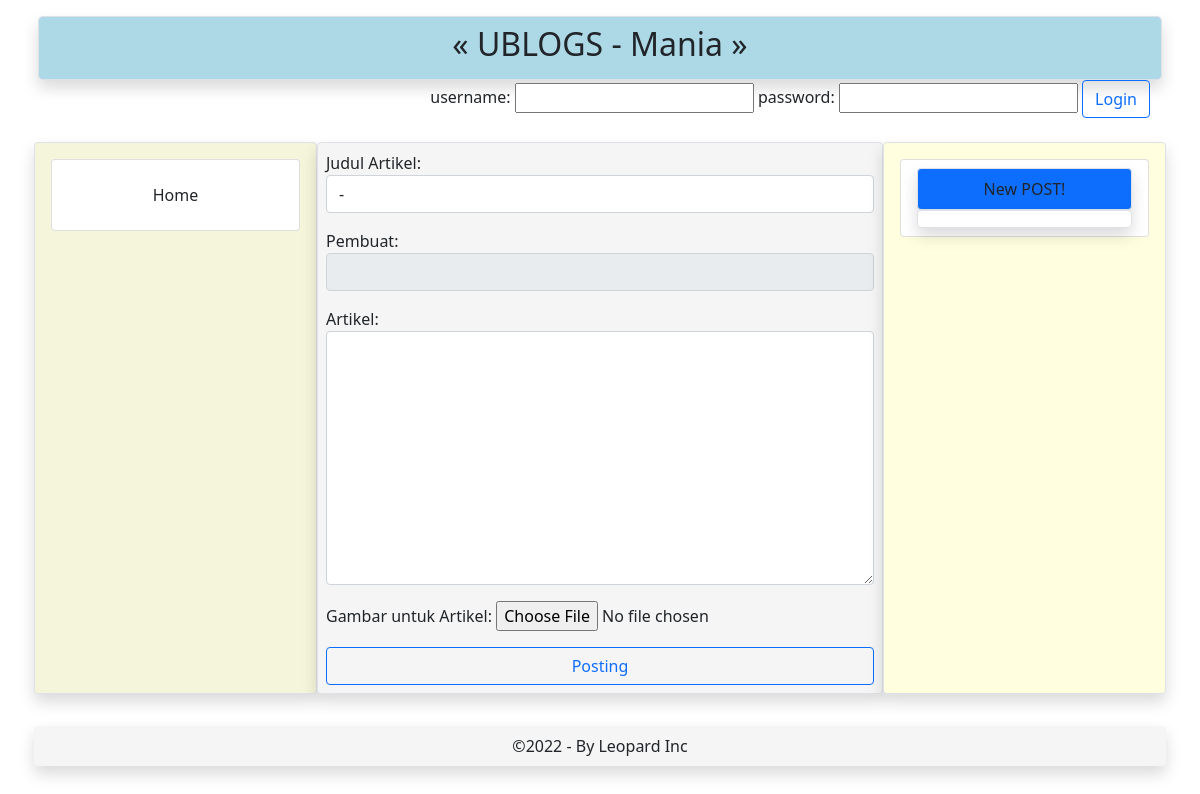
The page /blogs/b/i/ on the database as committed earlier.
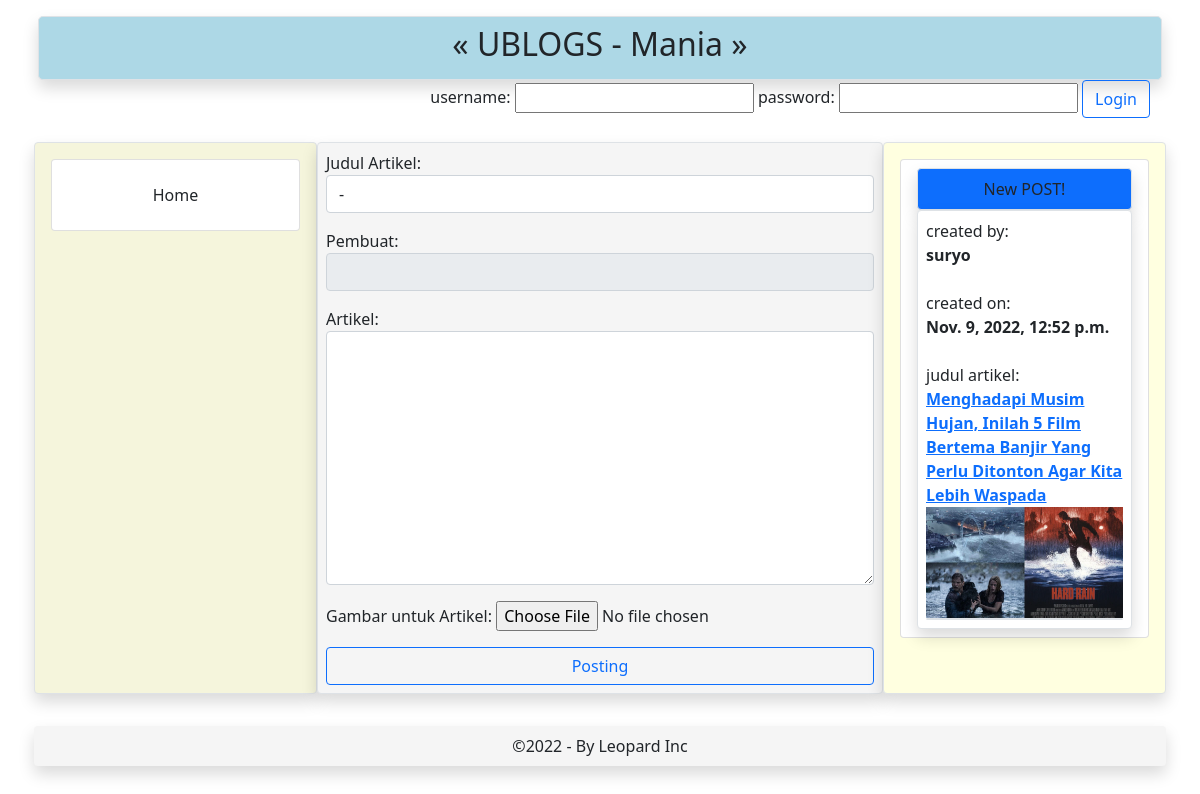
The same page on the database as committed later.
### blogs/models.py (models this page shows, shortened)
class MyBlog(models.Model):
	judul = models.CharField(verbose_name="Judul Artikel",max_length=200,null=False,blank=False,default="-")
	creator = models.CharField(verbose_name="Pembuat",max_length=200,null=False,blank=False,default="-")
	paragrafs = models.TextField(verbose_name="Artikel",max_length=5000)
	tanggalbuat = models.DateTimeField(verbose_name="Tanggal Pembuatan",auto_now=True)
	foto = models.ImageField(upload_to='img',default="",verbose_name="Gambar untuk Artikel")
	class Meta:
		ordering = ['tanggalbuat','judul','paragrafs']
		unique_together = ['judul','creator','paragrafs']

### blogs/views.py (the view, shortened to what this page needs)
# urls.py: path("b/i/",views.Insert_InputMyBlog,name="Insert_InputMyBlog"),
def Insert_InputMyBlog(request):
	forms = InputMyBlog(initial={'creator':request.user.username})
	'''give the lastsest post'''
	lastdata = MyBlog.objects.all().order_by('-id')[:1]
	return render(request,'blogs/input-blogs.html',{'forms':forms,'lastdata':lastdata})

### blogs/forms.py
class InputMyBlog(forms.ModelForm):
	class Meta:
		model = MyBlog
		fields = "__all__"
		widgets = {'tanggalbuat':forms.TextInput(attrs={'readonly':'readonly','class':'form-control'}),
			'judul':forms.TextInput(attrs={'class':'form-control'}),
			'creator':forms.TextInput(attrs={'class':'form-control','readonly':'readonly'}),
			'paragrafs':forms.Textarea(attrs={'class':'form-control','style':'width:100%;','wrap':'hard'})
		}

### templates/blogs/input-blogs.html (shortened to what this page needs)
{% extends "blogs/initial.html"%}
{% block tengah%}
<form method="post" enctype="multipart/form-data">
    {{forms.as_p}}
    <input type="submit" value="Posting" class="form-control btn btn-outline-primary">
</form>
{% endblock %}

### templates/blogs/initial.html (shortened to what this page needs)
{% load static%}
<!DOCTYPE html>
<html lang="en">
<head>
    <link rel="stylesheet" href="{% static 'css/bootstrap5.min.css'%}">
</head>
<body>
    <div class=" container p-2 mt-2 ">
        <div class="container p-2 rounded-3 shadow text-center border " style="background-color:lightblue">
            <p class="h2">&laquo; UBLOGS - Mania &raquo;</p>
        </div>
        <div class="d-flex container justify-content-end">
            {% if user.is_authenticated %}
                login as: {{user.username}}
                <button type="submit" class="btn btn-outline-primary" onclick="location.href='/blogs/logout/'">logout</button>
            {% else %}
                <form method="post" action="{% url 'LoginUser' %}">
                    username: <input type="text" name="username"> password: <input type="password" name="password"> <button type="submit" class="btn btn-outline-primary">Login</button>
                </form>
            {% endif%}
        </div>
        <div class="row my-3 p-2">
            <div class="col-3 col-lg-3 col-md-3 col-sm-3 p-2 border shadow rounded" style="background-color:beige">
                <ul class="list-group m-2">
                    <li class="list-group-item"><button type="button" class="btn form-control bg-outline-primary my-2" onclick="location.href='/blogs/'">Home</button></li>
                </ul>
            </div>
            <div class="col-6 p-2 col-lg-6 col-md-6 col-sm-6 border shadow rounded" style="background-color:whitesmoke">
                {% block tengah%}
                {% endblock%}
            </div>
            <div class="col-3 col-lg-3 col-md-3 col-sm-3 p-2 border shadow rounded" style="background-color:lightyellow">
                <ul class="list-group m-2">
                    <li class="list-group-item">
                        <div class="card border shadow rounded p-2 text-center bg-primary">
                            New POST!
                        </div>
                        <div class="card border shadow rounded p-2">
                            {% for lastnya in lastdata%}
                                created by: <b>{{lastnya.creator}}</b><br/>
                                created on: <b>{{lastnya.tanggalbuat}}</b><br/>
                                judul artikel: <b><a href='/blogs/read/{{lastnya.judul}}/'>{{lastnya.judul|title}}</a></b>
                                <img src="{{lastnya.foto.url}}"></img>
                                <div class="border rounded">
                                </div>
                            {% endfor%}
                        </div>
                    </li>
                </ul>
            </div>
        </div>
        <div class="row  my-3 p-2">
            <div class="footer col-12 shadow rounded p-2 text-center" style="background-color:whitesmoke">
                &copy;2022 - By Leopard Inc
            </div>
        </div>
    </div>
</body>
</html>

Rows that differ between the two databases and show on the page:
added MyBlog: creator "suryo", tanggalbuat "Nov. 9, 2022, 12:52 p.m.", judul "Menghadapi Musim Hujan, Inilah 5 Film Bertema Banjir Yang Perlu Ditonton Agar Kita Lebih Waspada", foto (picture)
